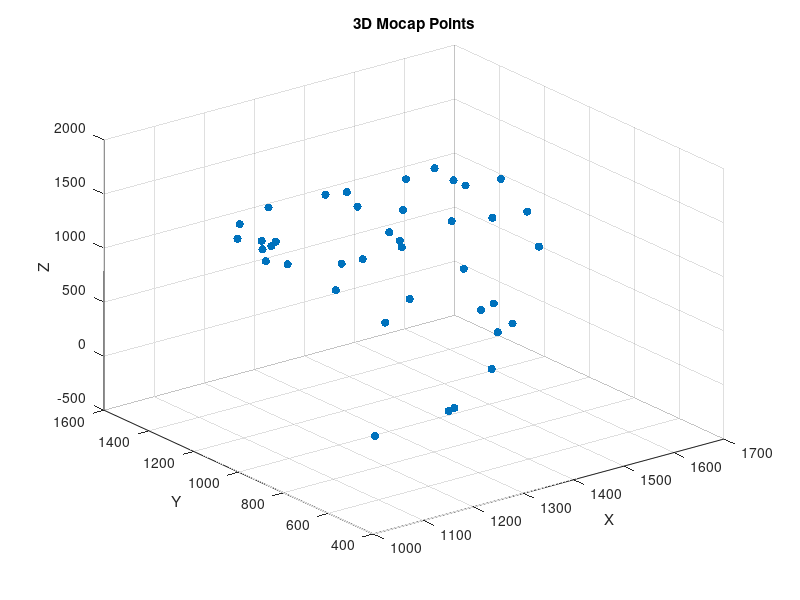

This chart was generated by the following MATLAB code:
data = load('mocapPoints3D.mat', 'pts3D')
% Extract 3D points
X = data.pts3D(1, :);  % x-coordinates
Y = data.pts3D(2, :);  % y-coordinates
Z = data.pts3D(3, :);  % z-coordinates

% Plot the 3D points
figure;
scatter3(X, Y, Z, 'filled');
xlabel('X');
ylabel('Y');
zlabel('Z');
title('3D Mocap Points');
grid on;